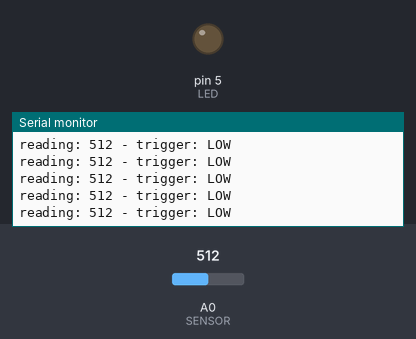
A sketch run on a simulated Arduino Uno, built with avr-gcc and run on an emulated ATmega328P. Shown: output pins drawn as LEDs (lit = HIGH), the last lines printed to the serial monitor. The inputs (shaded band) are chosen by the test bench; at power-on: A0 (SENSOR) = 512.

Above: at 1.2 s.
1.3 s: A0 (SENSOR) set to 667
At 2.2 s:
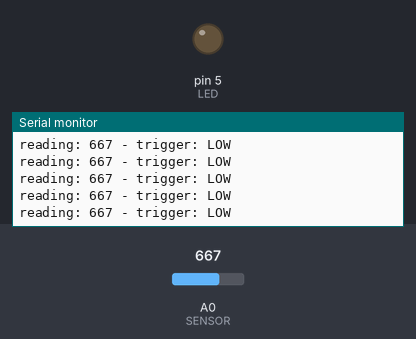
4.3 s: A0 (SENSOR) set to 692
At 5.4 s:
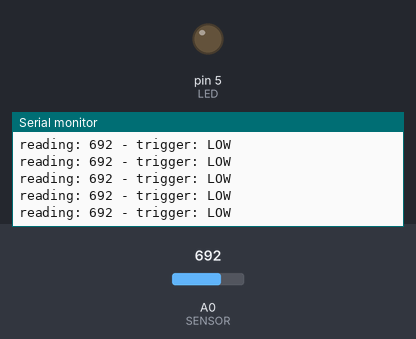
7.3 s: A0 (SENSOR) set to 903
At 7.9 s:
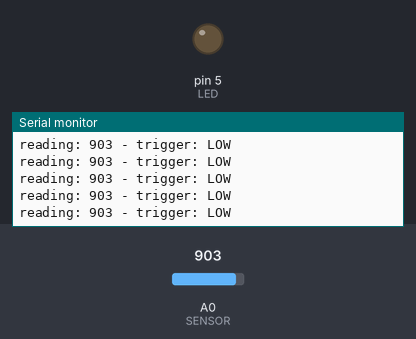
10.3 s: A0 (SENSOR) set to 932
At 11.0 s:
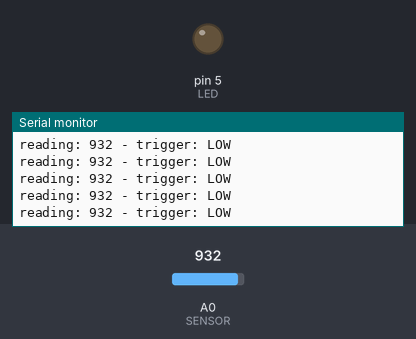
Timing chart, 0 to 13.3 s (numbered marks = the images above; inputs shaded):
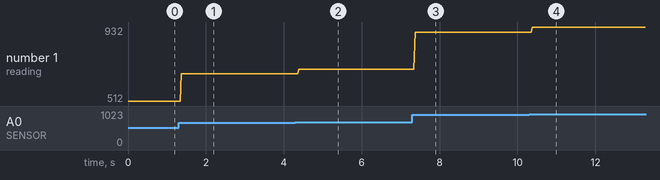

Measured:
- after the input at 1.3 s, the serial monitor: prints a new line after 0.07 s (image 1)
- after the input at 4.3 s, the serial monitor: prints a new line after 0.08 s (image 2)
- after the input at 7.3 s, the serial monitor: prints a new line after 0.07 s (image 3)
- after the input at 10.3 s, the serial monitor: prints a new line after 0.09 s (image 4)
- plotted number 1: 512 → 667 after the input at 1.3 s, 667 → 692 after the input at 4.3 s, 692 → 903 after the input at 7.3 s, 903 → 932 after the input at 10.3 s

The sketch:

lightning-trigger.ino
```cpp
// A. Weiss
// 2018-01-28

#define LED 5      // LED at pin 5
#define SENSOR 0   // photocell at ananog pin 0

int trigger = LOW;
float lastValue = 0.0;
float threshold = 1.33;
int lastTrigger = 0;
int delayUpdate = 1000; // 1 second
int resetTrigger = 500; // reset trigger after 1/2 second
int lastLoop = 0;

void setup() {
  // put your setup code here, to run once:
  lastTrigger = millis();
  lastLoop = lastTrigger;
  Serial.begin(9600);
  pinMode(LED, OUTPUT);
}

/*
   Update the trigger.
   If reading > threshold * last reading, set trigger to HIGH.
   Reset trigger to LOW after resetTrigger ms.
   Ignore reading if last update is less than delayUpdate ago.
*/
void updateTrigger(int reading)
{
  float value = (float) reading;
  int t = millis();
  if (t < lastTrigger + delayUpdate)
  {
    if (t > lastTrigger + resetTrigger)
    {
      trigger = LOW;
    }
    // else do nothing
  }
  else if (value > lastValue * threshold)
  {
    trigger = HIGH;
    lastTrigger = t;
  }
  lastValue = value;
}

/*
   Get next reading from sensor and update trigger.
   Set LED to trigger value - LED lights up as long as trigger is triggered.
   Perform only every 1/100 sec (10 millis)
*/
void loop() {
  int t = millis();
  if (t - lastLoop < 10) {
    return;
  }
  lastLoop = t;
  int reading = analogRead(SENSOR);

  updateTrigger(reading);

  digitalWrite(LED, trigger);

  Serial.print("reading: ");
  Serial.print(reading);
  Serial.print(" - trigger: ");
  if (trigger == LOW)
  {
    Serial.print("LOW");
  } else
  {
    Serial.print("HIGH");
  }
  Serial.println("");
}
```
